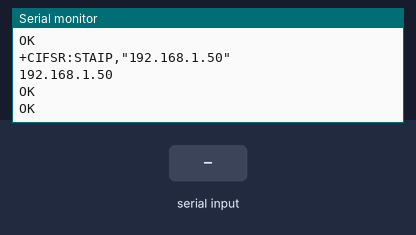
Recording of a sketch running on a simulated Arduino Uno, built with avr-gcc and run on an emulated ATmega328P. Parts: the last lines printed to the serial monitor. The inputs (shaded band) are chosen by the test bench. The modem accepts every AT command (registered, SIM ready, sends succeed) and sends nothing else.

Above: at 17.5 s.
17.6 s: "1" received over the second serial link
At 18.5 s:
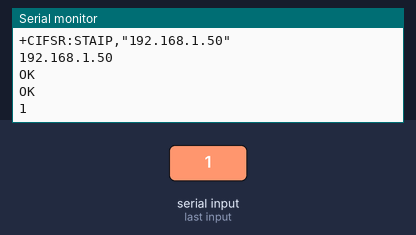
19.1 s: "0" received over the second serial link
At 19.6 s:
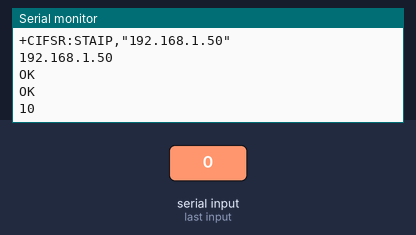

The sketch:

ESP8266auto.ino
```cpp
#include <SoftwareSerial.h>
SoftwareSerial WIFISerial(8, 9); // RX, TX    //模拟一个软串口
void setup()  {
  Serial.begin(9600);
  pinMode(9, OUTPUT);
  int i = 0;

  WIFISerial.begin(115200);
  delay(1000);
  WIFISerial.println("AT");
  delay(1000);
  WIFISerial.println("AT+RST");          //重启
  delay(2000);
  WIFISerial.println("AT+CWMODE=1");     //设置为station模式
  delay(1000);
  WIFISerial.println("AT+RST");          //重启
  delay(2000);
  WIFISerial.println("AT+CWLAP");          //寻找网络
  delay(2000);
  WIFISerial.println("AT+CWJAP=\"cyclone\",\"63766760\""); //连接到想要连接的网络
  delay(2000);
  WIFISerial.println("AT+CIFSR");        //返回模块的IP地址
  delay(1000);
  WIFISerial.println("AT+CIPMUX=1");     //打开多连接
  delay(1000);
  //WIFISerial.println("AT+CIPMODE=1");    //透传模式
  //delay(1000);
  WIFISerial.println("AT+CIPSTART=0,\"TCP\",\"192.168.1.2\",8080");
  // 接收数据的计算机地址，连接到 TCP 服务器
  delay(3000);
  /*WIFISerial.println("AT+CIPSEND=0,11");
    delay(500);
    WIFISerial.println("14205200109");*/

  for (i = 1; i < 100; i++) {
    WIFISerial.println("AT+CIPSEND=0,14");
    WIFISerial.println("WLQ XK GCP LK");
  }
}

void loop() {
  int i = 0;
//  Serial.println("serial output");
  if (WIFISerial.available()) {
    Serial.write(WIFISerial.read());
//    Serial.println("ifwifi serial output");
  }
//  Serial.println("only serial output");
  if (Serial.available()) {
    WIFISerial.write(Serial.read());
//     Serial.println("if serial output");
  }
//  for (i = 1; i < 100; i++) {
//    WIFISerial.println(i);
//
//    digitalWrite(9, HIGH);    // turn the LED on (HIGH is the voltage level)
//    delay(1000);               // wait for a second
//    digitalWrite(9, LOW);     // turn the LED off by making the voltage LOW
//    delay(1000);               // wait for a second
//  }
}
```

Measured:
- after the input at 17.6 s, the serial monitor: prints a new line at once (image 1)
- after the input at 19.1 s, the serial monitor: prints a new line at once (image 2)
